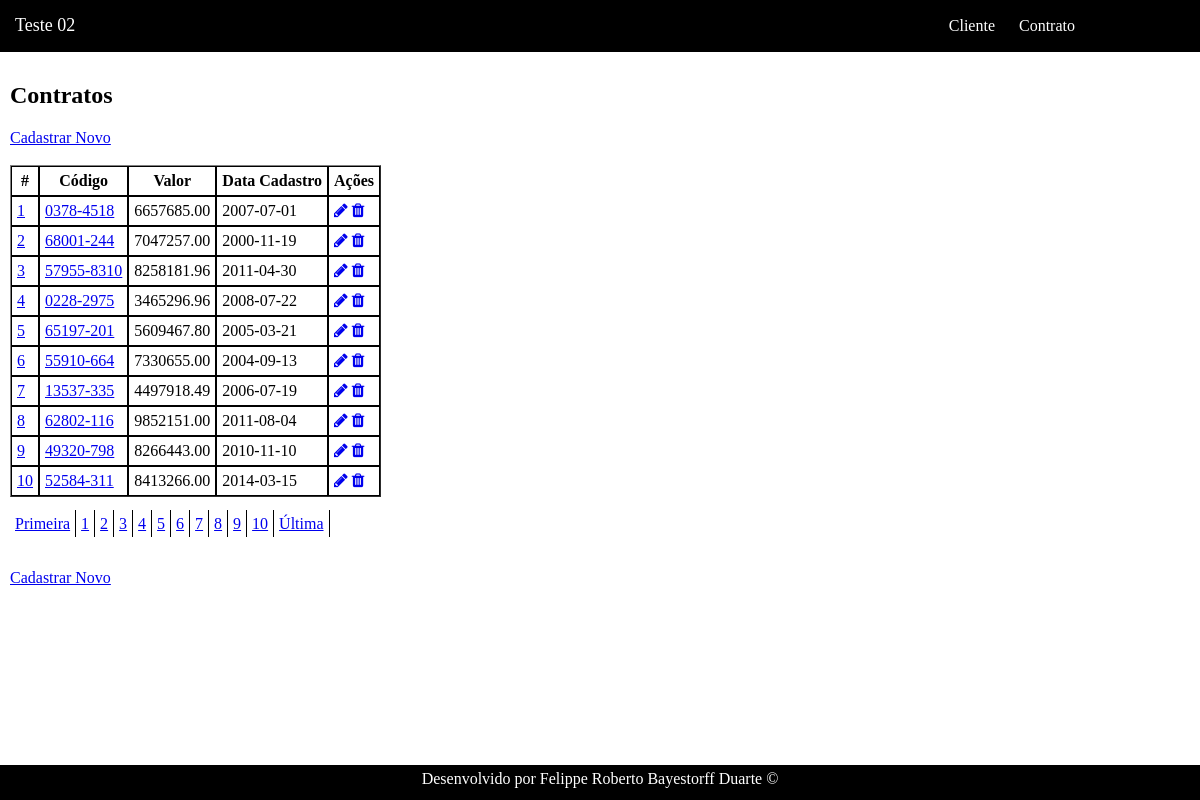
The app's page /contrato with its own data.
### tables this page shows
CREATE TABLE IF NOT EXISTS `contrato` (
  `id` INT NOT NULL AUTO_INCREMENT,
  `codigo` VARCHAR(255) NOT NULL,
  `valor` DECIMAL(15,2) NOT NULL,
  `dataCadastro` DATE NOT NULL,
  `cliente_id` INT NOT NULL,
  PRIMARY KEY (`id`),
  INDEX `fk_contrato_cliente1_idx` (`cliente_id` ASC),
  CONSTRAINT `fk_contrato_cliente1`
    FOREIGN KEY (`cliente_id`)
    REFERENCES `cliente` (`id`)
    ON DELETE NO ACTION
    ON UPDATE NO ACTION);

### Framework/Template.php (called while the page is built, shortened)
<?php
class Template
{
    public static function getInstance()
    {
        static $instance = null;
        if (null === $instance) {
            $instance = new Template();
        }
        return $instance;
    }
    public function show($controller, $viewname, $vars = [])
    {
        $viewsPath = dirname(__FILE__) . '/../App/View/';
        $layout = $viewsPath .'layout.php';
        include ($layout);
    }
}

### App/Controller/ContratoController.php (called while the page is built, shortened)
<?php
class ContratoController extends BaseController implements ICrudController
{
    public function index()
    {
        $contrato = new Contrato;
        $contratos = $contrato->all($this->pageNum, $this->pageSize);
        $this->template->show('contrato', 'index', [
            'contratos'=> $contratos,
            'numElements' => $contrato->getTotalCount(),
            'pageSize' => $this->pageSize,
            'pageNum' => $this->pageNum,
        ]);
    }
}

### Framework/FrontController.php (called while the page is built, shortened)
<?php
class FrontController {
    private $template;
    public $action;
    public $params = array();
    public function __construct(Template $template)
    {
        $this->template = $template;
    }
    public function loadAction()
    {
        $controller = new $class($this->template);
        $pageNum = isset($_GET['page'])&&($_GET['page'] == (int)$_GET['page']) ? (int)$_GET['page'] : 1;
        $controller->setPageNum($pageNum);
        $action =  is_callable(array($controller, $this->action)) ?
             $this->action : 'index';
        $controller->$action($this->params[0]);
    }
    private function getController()
    {
        $route = (empty($_GET['path'])) ? '' : $_GET['path'];
        $params = explode('/', $route);
        $this->action = (isset($params[1]) && !empty($params[1])) ?
                $params[1] : 'index';
        if(empty($this->params)) {
            $this->params[0] = null;
        }
   }
}

### index.php (called while the page is built, shortened)
<?php
include('autoload.php');
$template = Framework\Template::getInstance();
$frontController = new Framework\FrontController($template);
$frontController->setPath(dirname(__FILE__) . '/App/Controller');
$frontController->loadAction();

### autoload.php (called while the page is built, shortened)
<?php
function autoloader($class)
{
    $filename = dirname(__FILE__) . '/' . str_replace('\\', '/', $class) . '.php';
}

### Framework/Config.php (called while the page is built, shortened)
<?php
class Config {
    public static function getDatabaseData()
    {
        $dados = parse_ini_file(dirname(__FILE__)."/../config/database.ini");
        return $dados;
    }
}

### Framework/Database/Database.php (called while the page is built, shortened)
<?php
class Database {
    protected $adapter;
    public static function getInstance()
    {
        static $instance = null;
        if (null === $instance) {
            $dados = \Framework\Config::getDatabaseData();
            $adapter = self::setAdapter($dados);
            $instance = new Database($adapter);
        }
        return $instance;
    }
    public function __construct(IDatabaseAdapter $adapter)
    {
        $this->adapter = $adapter;
    }
    private static function setAdapter($dados)
    {
        switch($dados['sgbd'])
        {
            case "MySQL":
                return new Adapters\MysqlAdapter($dados);
        }
    }
    public function getAdapter()
    {
        return $this->adapter;
    }
}

### Framework/Database/Adapters/MysqlAdapter.php (called while the page is built, shortened)
<?php
class MysqlAdapter implements IDatabaseAdapter
{
    protected $conn;
    public function __construct($dados) {
        $this->conn = new \PDO("mysql:host=".$dados['host'].";dbname=".$dados['database'].";charset=utf8", $dados['user'], $dados['password']);
        $this->conn->setAttribute(\PDO::ATTR_ERRMODE, \PDO::ERRMODE_EXCEPTION);
    }
    public function getAll(IModel $object, $pageSize = null, $pageNum = null)
    {
        $sql = "SELECT * FROM ".$object->getTable();
        if(!empty($pageSize))
        {
            if(!empty($pageNum))
            {
                $page = $pageSize * ($pageNum-1);
                $sql .= " LIMIT ".(int)$page.",".(int)$pageSize;
            }
            else
            {
                $sql .= " LIMIT ".(int)$pageSize;
            }
        }
        return $this->conn->query($sql, \PDO::FETCH_ASSOC);
    }
}

### App/Controller/BaseController.php (called while the page is built, shortened)
<?php
abstract class BaseController
{
    public function setPageNum($num)
    {
        $this->pageNum = $num;
    }
}

### App/Model/BaseModel.php (called while the page is built, shortened)
<?php
abstract class BaseModel implements IModel {
    private $adapter;
    protected $table;
    public function __construct()
    {
        $this->adapter = Database::getInstance()->getAdapter();
    }
    public function getTable()
    {
        return $this->table;
    }
    public function all($pageSize = null, $pageNum = null)
    {
        return $this->adapter->getAll($this, $pageNum, $pageSize);
    }
}

### App/View/contrato/index.php (the view, shortened to what this page needs)
<h2> Contratos </h2>
<a href="/contrato/create">Cadastrar Novo</a>
<br/><br/>
<table border="1" cellpadding="0" cellspacing="0">
    <thead>
        <tr>
            <th>#</th>
            <th>Código</th>
            <th>Valor</th>
            <th>Data Cadastro</th>
            <th>Ações</th>
        </tr>
    </thead>
    <tbody>
        <?php foreach($contratos as $contrato): ?>
        <tr>
            <td><a href="<?php echo "/contrato/read/id/".$contrato['id'];?>"><?php echo $contrato['id'];?></a></td>
            <td><a href="<?php echo "/contrato/read/id/".$contrato['id'];?>"><?php echo $contrato['codigo'];?></a></td>
            <td><?php echo $contrato['valor'];?></td>
            <td><?php echo $contrato['dataCadastro'];?></td>
            <td>
                <a href="<?php echo "/contrato/update/id/".$contrato['id'];?>"><i class="fa fa-pencil"></i></a>
                <a href="<?php echo "/contrato/delete/id/".$contrato['id'];?>"><i class="fa fa-trash"></i></a>
            </td>
        </tr>
        <?php endforeach; ?>
    </tbody>
</table>
<br/>
<br/><br/>
<a href="/contrato/create">Cadastrar Novo</a>

### public/css/style.css (style rules this page uses)
html { position: relative; min-height: 100%; }
body { margin: 0 0 30px; }
table td, table th { border: 1px solid black; padding: 5px; }

### records on screen
contrato: id "1", codigo "0378-4518", valor "6657685.00", dataCadastro "2007-07-01"
contrato: id "2", codigo "68001-244", valor "7047257.00", dataCadastro "2000-11-19"
contrato: id "3", codigo "57955-8310", valor "8258181.96", dataCadastro "2011-04-30"
contrato: id "4", codigo "0228-2975", valor "3465296.96", dataCadastro "2008-07-22"
contrato: id "5", codigo "65197-201", valor "5609467.80", dataCadastro "2005-03-21"
contrato: id "6", codigo "55910-664", valor "7330655.00", dataCadastro "2004-09-13"
contrato: id "7", codigo "13537-335", valor "4497918.49", dataCadastro "2006-07-19"
contrato: id "8", codigo "62802-116", valor "9852151.00", dataCadastro "2011-08-04"
contrato: id "9", codigo "49320-798", valor "8266443.00", dataCadastro "2010-11-10"
contrato: id "10", codigo "52584-311", valor "8413266.00", dataCadastro "2014-03-15"
